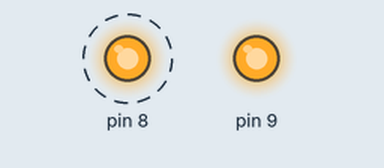
Simulated run of this program. Board: Arduino Uno, built with avr-gcc and run on an emulated ATmega328P. Shown: output pins drawn as LEDs (lit = HIGH). Dashed ring = blinking.

Above: at 0.2 s.
At 4.2 s:
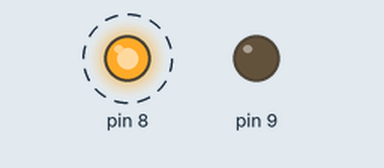
Timing chart, 0 to 4.6 s (numbered marks = the images above):
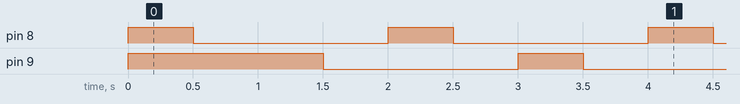

The program:

main.c
```c
/*
 * Created: 9/19/2011 9:57:43 PM
 *  Author: Mwhited
 */

/* Include useful pre-defined functions */
#include <avr/interrupt.h>    // Defines pins, ports, etc to make programs easier to read
#define F_CPU 800000UL	      // Sets up the default speed for delay.h
#include <util/delay.h>

int main(){

	PORTB = (1<< PB0)|(1<<PB1);
	DDRB  = (1<<DDB0)|(1<<DDB1);

	while(1){

    PORTB |= _BV(PB0);// | _BV(PB1);
    _delay_ms(500);

    PORTB &= ~_BV(PB0);// | ~_BV(PB1);
   _delay_ms(500);

    PORTB |= _BV(PB1);// | _BV(PB1);
    _delay_ms(500);

    PORTB &= ~_BV(PB1);// | ~_BV(PB1);
   _delay_ms(500);


	}

	return(0);
}
```

Measured:
- by itself, pin 8: alternates HIGH for 0.50 s and LOW for 1.5 s
- by itself, pin 9: repeats every 2.0 s: LOW 1.5 s, HIGH 0.50 s
- by itself, everything shown: repeats every 16.0 s, in 32 steps
